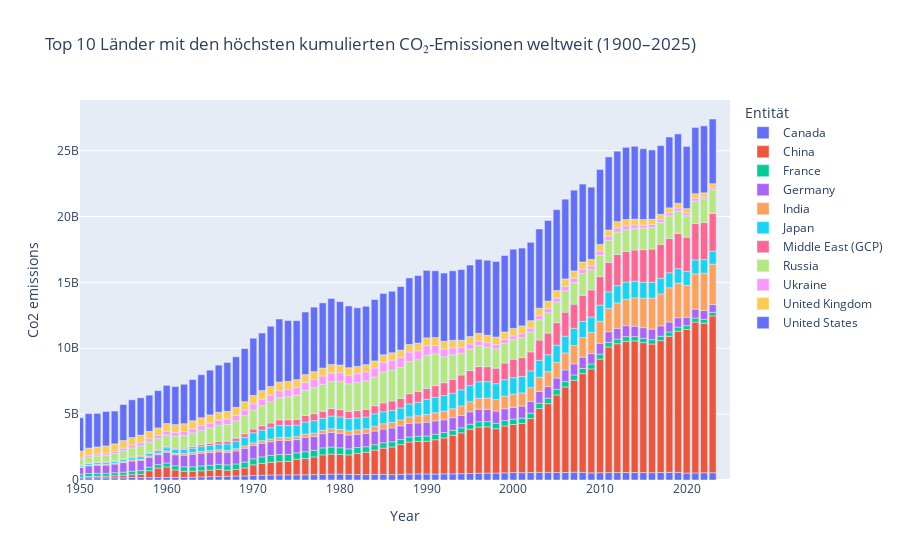

The cell this chart's notebook holds for it:
### Code cell
fig_top_10 = px.bar(
    df_top10,
    x='Year',
    y='Co2_emissions',
    color='Entity',
    title='Top 10 Länder mit den höchsten kumulierten CO₂-Emissionen weltweit (1900–2025)',
    hover_data={
        'Part (%)': True,
        'Co2_emissions': True,
        'Total': False
    }
)
fig_top_10.update_layout(xaxis_range=[1950, 2025],
                         yaxis_title= 'Co2 emissions',
                         legend_title = 'Entität')
fig_top_10.show()

### Figure 1 — Plotly figure (JSON) as saved in the notebook; plotly's stock layout.template omitted (floating-point values rounded to 4 significant figures; data arrays with more than 128 entries replaced by an {"elided": "..."} marker saying what was removed)
{"data": [{"customdata": {"elided": "239x2 float values"}, "hovertemplate": "Entity=Canada<br>Year=%{x}<br>Co2_emissions=%{y}<br>Part (%)=%{customdata[0]}<extra></extra>", "legendgroup": "Canada", "marker": {"color": "#636efa", "pattern": {"shape": ""}}, "name": "Canada", "orientation": "v", "showlegend": true, "textposition": "auto", "type": "bar", "x": {"elided": "239 int values"}, "xaxis": "x", "y": {"elided": "239 float values"}, "yaxis": "y"}, {"customdata": {"elided": "117x2 float values"}, "hovertemplate": "Entity=China<br>Year=%{x}<br>Co2_emissions=%{y}<br>Part (%)=%{customdata[0]}<extra></extra>", "legendgroup": "China", "marker": {"color": "#EF553B", "pattern": {"shape": ""}}, "name": "China", "orientation": "v", "showlegend": true, "textposition": "auto", "type": "bar", "x": [1907, 1908, 1909, 1910, 1911, 1912, 1913, 1914, 1915, 1916, 1917, 1918, 1919, 1920, 1921, 1922, 1923, 1924, 1925, 1926, 1927, 1928, 1929, 1930, 1931, 1932, 1933, 1934, 1935, 1936, 1937, 1938, 1939, 1940, 1941, 1942, 1943, 1944, 1945, 1946, 1947, 1948, 1949, 1950, 1951, 1952, 1953, 1954, 1955, 1956, 1957, 1958, 1959, 1960, 1961, 1962, 1963, 1964, 1965, 1966, 1967, 1968, 1969, 1970, 1971, 1972, 1973, 1974, 1975, 1976, 1977, 1978, 1979, 1980, 1981, 1982, 1983, 1984, 1985, 1986, 1987, 1988, 1989, 1990, 1991, 1992, 1993, 1994, 1995, 1996, 1997, 1998, 1999, 2000, 2001, 2002, 2003, 2004, 2005, 2006, 2007, 2008, 2009, 2010, 2011, 2012, 2013, 2014, 2015, 2016, 2017, 2018, 2019, 2020, 2021, 2022, 2023], "xaxis": "x", "y": [19890000.0, 22740000.0, 24250000.0, 25010000.0, 24630000.0, 17030000.0, 24250000.0, 26720000.0, 25420000.0, 30130000.0, 32020000.0, 34750000.0, 38000000.0, 40280000.0, 38760000.0, 39970000.0, 46520000.0, 48850000.0, 45950000.0, 43660000.0, 45810000.0, 47590000.0, 48280000.0, 49560000.0, 51900000.0, 50270000.0, 54110000.0, 62380000.0, 72650000.0, 75480000.0, 70970000.0, 61370000.0, 74430000.0, 90790000.0, 114000000.0, 127600000.0, 109000000.0, 103000000.0, 55890000.0, 36110000.0, 41840000.0, 38400000.0, 62080000.0, 78840000.0, 102100000.0, 128000000.0, 133800000.0, 160900000.0, 190500000.0, 215800000.0, 255800000.0, 524600000.0, 720200000.0, 798800000.0, 570600000.0, 459600000.0, 456800000.0, 460600000.0, 500300000.0, 549500000.0, 460200000.0, 495500000.0, 607700000.0, 808000000.0, 909200000.0, 968600000.0, 1008000000.0, 1028000000.0, 1183000000.0, 1226000000.0, 1341000000.0, 1493000000.0, 1526000000.0, 1494000000.0, 1476000000.0, 1607000000.0, 1694000000.0, 1845000000.0, 1998000000.0, 2104000000.0, 2258000000.0, 2426000000.0, 2464000000.0, 2485000000.0, 2606000000.0, 2731000000.0, 2922000000.0, 3104000000.0, 3362000000.0, 3509000000.0, 3516000000.0, 3365000000.0, 3557000000.0, 3649000000.0, 3729000000.0, 4103000000.0, 4841000000.0, 5217000000.0, 5882000000.0, 6494000000.0, 6984000000.0, 7501000000.0, 7891000000.0, 8621000000.0, 9532000000.0, 9779000000.0, 9956000000.0, 9990000000.0, 9863000000.0, 9763000000.0, 10010000000.0, 10330000000.0, 10710000000.0, 10910000000.0, 11450000000.0, 11350000000.0, 11900000000.0], "yaxis": "y"}, {"customdata": {"elided": "216x2 float values"}, "hovertemplate": "Entity=France<br>Year=%{x}<br>Co2_emissions=%{y}<br>Part (%)=%{customdata[0]}<extra></extra>", "legendgroup": "France", "marker": {"color": "#00cc96", "pattern": {"shape": ""}}, "name": "France", "orientation": "v", "showlegend": true, "textposition": "auto", "type": "bar", "x": {"elided": "216 int values"}, "xaxis": "x", "y": {"elided": "216 float values"}, "yaxis": "y"}, {"customdata": {"elided": "232x2 float values"}, "hovertemplate": "Entity=Germany<br>Year=%{x}<br>Co2_emissions=%{y}<br>Part (%)=%{customdata[0]}<extra></extra>", "legendgroup": "Germany", "marker": {"color": "#ab63fa", "pattern": {"shape": ""}}, "name": "Germany", "orientation": "v", "showlegend": true, "textposition": "auto", "type": "bar", "x": {"elided": "232 int values"}, "xaxis": "x", "y": {"elided": "232 float values"}, "yaxis": "y"}, {"customdata": {"elided": "155x2 float values"}, "hovertemplate": "Entity=India<br>Year=%{x}<br>Co2_emissions=%{y}<br>Part (%)=%{customdata[0]}<extra></extra>", "legendgroup": "India", "marker": {"color": "#FFA15A", "pattern": {"shape": ""}}, "name": "India", "orientation": "v", "showlegend": true, "textposition": "auto", "type": "bar", "x": {"elided": "155 int values"}, "xaxis": "x", "y": {"elided": "155 float values"}, "yaxis": "y"}, {"customdata": {"elided": "156x2 float values"}, "hovertemplate": "Entity=Japan<br>Year=%{x}<br>Co2_emissions=%{y}<br>Part (%)=%{customdata[0]}<extra></extra>", "legendgroup": "Japan", "marker": {"color": "#19d3f3", "pattern": {"shape": ""}}, "name": "Japan", "orientation": "v", "showlegend": true, "textposition": "auto", "type": "bar", "x": {"elided": "156 int values"}, "xaxis": "x", "y": {"elided": "156 float values"}, "yaxis": "y"}, {"customdata": {"elided": "174x2 float values"}, "hovertemplate": "Entity=Middle East (GCP)<br>Year=%{x}<br>Co2_emissions=%{y}<br>Part (%)=%{customdata[0]}<extra></extra>", "legendgroup": "Middle East (GCP)", "marker": {"color": "#FF6692", "pattern": {"shape": ""}}, "name": "Middle East (GCP)", "orientation": "v", "showlegend": true, "textposition": "auto", "type": "bar", "x": {"elided": "174 int values"}, "xaxis": "x", "y": {"elided": "174 float values"}, "yaxis": "y"}, {"customdata": {"elided": "172x2 float values"}, "hovertemplate": "Entity=Russia<br>Year=%{x}<br>Co2_emissions=%{y}<br>Part (%)=%{customdata[0]}<extra></extra>", "legendgroup": "Russia", "marker": {"color": "#B6E880", "pattern": {"shape": ""}}, "name": "Russia", "orientation": "v", "showlegend": true, "textposition": "auto", "type": "bar", "x": {"elided": "172 int values"}, "xaxis": "x", "y": {"elided": "172 float values"}, "yaxis": "y"}, {"customdata": {"elided": "172x2 float values"}, "hovertemplate": "Entity=Ukraine<br>Year=%{x}<br>Co2_emissions=%{y}<br>Part (%)=%{customdata[0]}<extra></extra>", "legendgroup": "Ukraine", "marker": {"color": "#FF97FF", "pattern": {"shape": ""}}, "name": "Ukraine", "orientation": "v", "showlegend": true, "textposition": "auto", "type": "bar", "x": {"elided": "172 int values"}, "xaxis": "x", "y": {"elided": "172 float values"}, "yaxis": "y"}, {"customdata": {"elided": "274x2 float values"}, "hovertemplate": "Entity=United Kingdom<br>Year=%{x}<br>Co2_emissions=%{y}<br>Part (%)=%{customdata[0]}<extra></extra>", "legendgroup": "United Kingdom", "marker": {"color": "#FECB52", "pattern": {"shape": ""}}, "name": "United Kingdom", "orientation": "v", "showlegend": true, "textposition": "auto", "type": "bar", "x": {"elided": "274 int values"}, "xaxis": "x", "y": {"elided": "274 float values"}, "yaxis": "y"}, {"customdata": {"elided": "224x2 float values"}, "hovertemplate": "Entity=United States<br>Year=%{x}<br>Co2_emissions=%{y}<br>Part (%)=%{customdata[0]}<extra></extra>", "legendgroup": "United States", "marker": {"color": "#636efa", "pattern": {"shape": ""}}, "name": "United States", "orientation": "v", "showlegend": true, "textposition": "auto", "type": "bar", "x": {"elided": "224 int values"}, "xaxis": "x", "y": {"elided": "224 float values"}, "yaxis": "y"}], "layout": {"barmode": "relative", "legend": {"title": {"text": "Entität"}, "tracegroupgap": 0}, "title": {"text": "Top 10 Länder mit den höchsten kumulierten CO₂-Emissionen weltweit (1900–2025)"}, "xaxis": {"anchor": "y", "domain": [0, 1], "range": [1950, 2025], "title": {"text": "Year"}}, "yaxis": {"anchor": "x", "domain": [0, 1], "title": {"text": "Co2 emissions"}}}}
